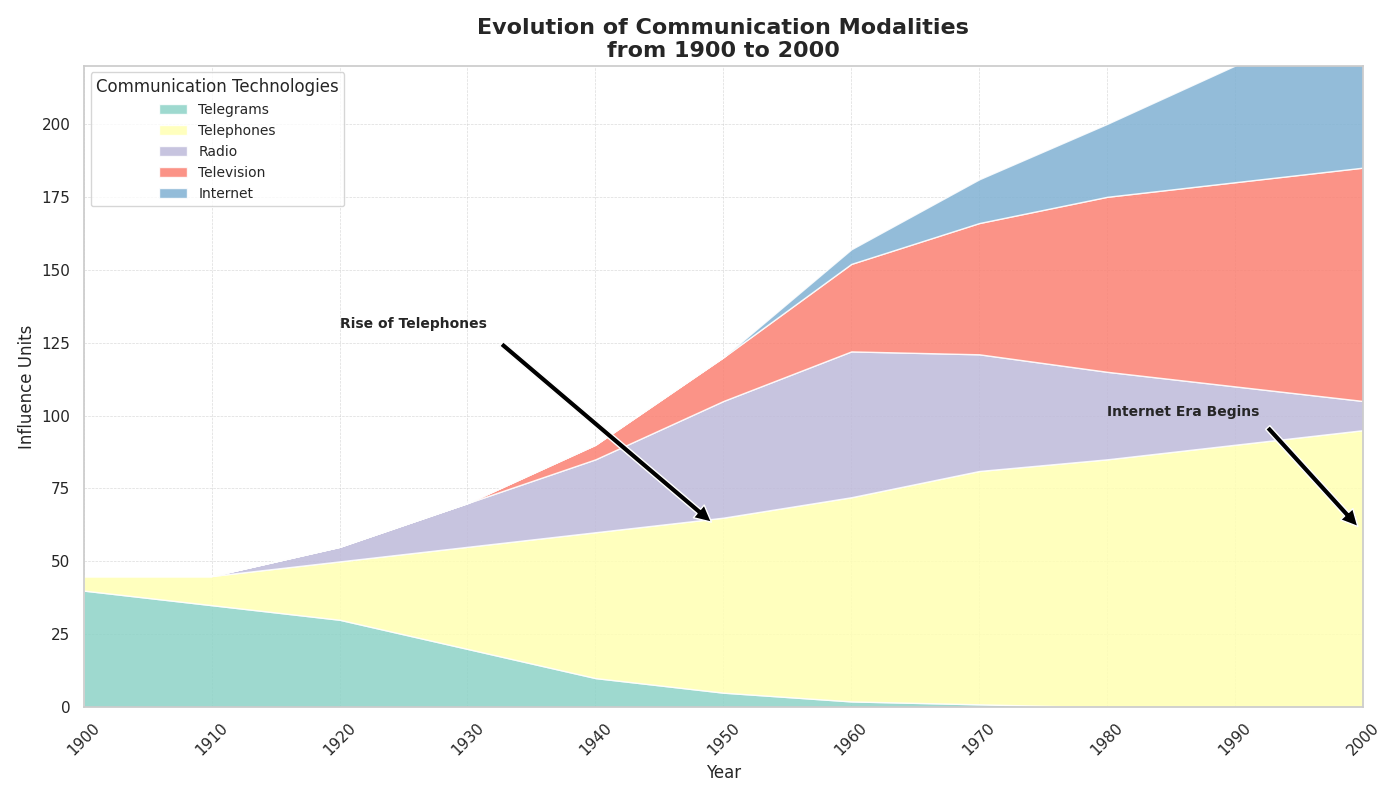

Write Python code to recreate this figure.
import matplotlib.pyplot as plt
import numpy as np

years = np.arange(1900, 2010, 10)

telegrams = np.array([40, 35, 30, 20, 10, 5, 2, 1, 0, 0, 0])
telephones = np.array([5, 10, 20, 35, 50, 60, 70, 80, 85, 90, 95])
radio = np.array([0, 0, 5, 15, 25, 40, 50, 40, 30, 20, 10])
television = np.array([0, 0, 0, 0, 5, 15, 30, 45, 60, 70, 80])
internet = np.array([0, 0, 0, 0, 0, 0, 5, 15, 25, 40, 60])

data = np.array([telegrams, telephones, radio, television, internet])

plt.figure(figsize=(14, 8))
plt.stackplot(years, data, labels=['Telegrams', 'Telephones', 'Radio', 'Television', 'Internet'], 
              colors=['#8dd3c7', '#ffffb3', '#bebada', '#fb8072', '#80b1d3'], alpha=0.85)

plt.title('Evolution of Communication Modalities\nfrom 1900 to 2000', fontsize=16, fontweight='bold')
plt.xlabel('Year', fontsize=12)
plt.ylabel('Influence Units', fontsize=12)
plt.xlim(years[0], years[-1])
plt.ylim(0, 220)

plt.grid(True, linestyle='--', linewidth=0.5, alpha=0.7)

plt.legend(loc='upper left', fontsize=10, title="Communication Technologies")

plt.xticks(years, rotation=45)

plt.annotate('Rise of Telephones', xy=(1950, 60), xytext=(1920, 130),
             arrowprops=dict(facecolor='black', shrink=0.05), fontsize=10, fontweight='bold')
plt.annotate('Internet Era Begins', xy=(2000, 60), xytext=(1980, 100),
             arrowprops=dict(facecolor='black', shrink=0.05), fontsize=10, fontweight='bold')

plt.tight_layout()
plt.show()
